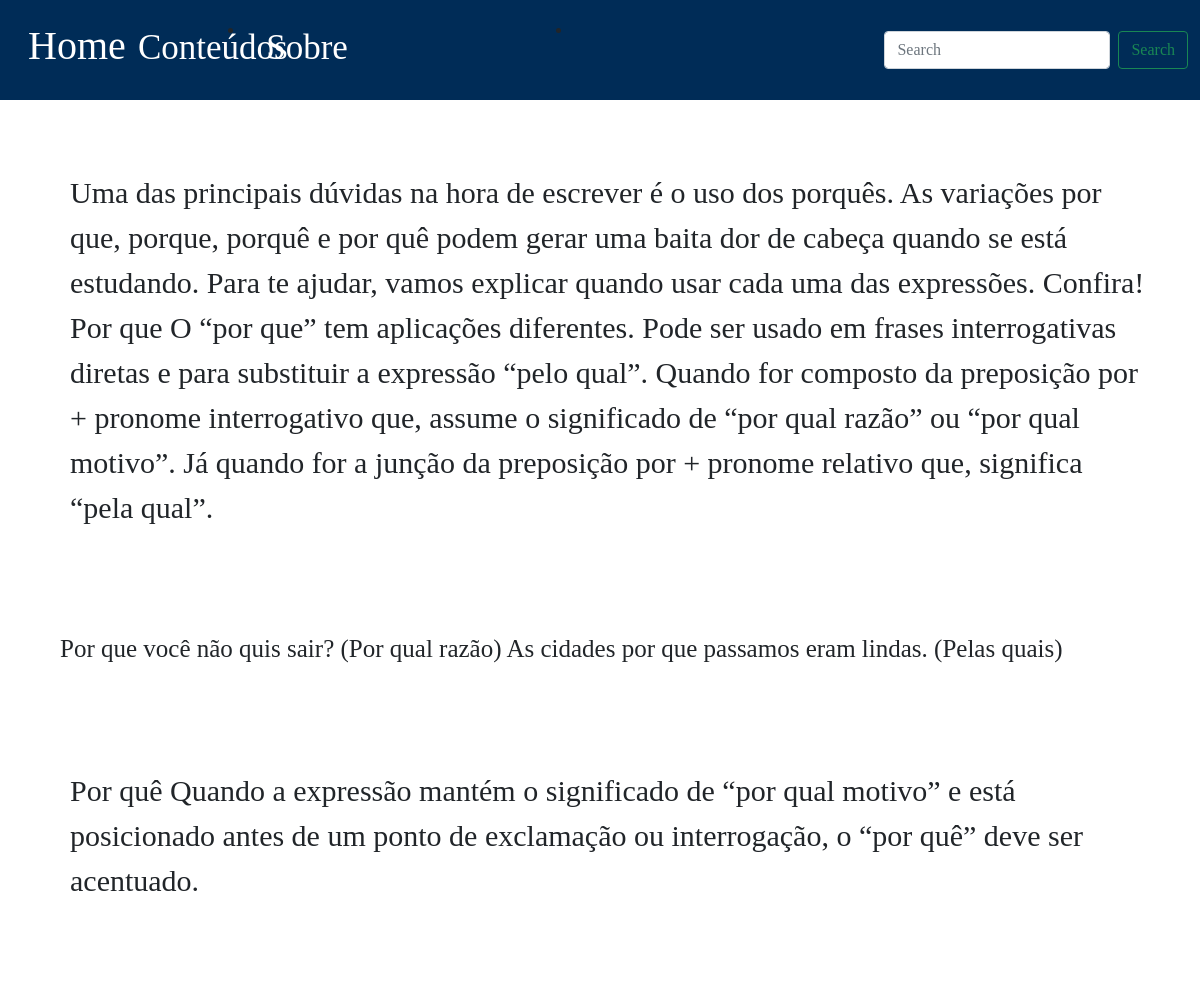
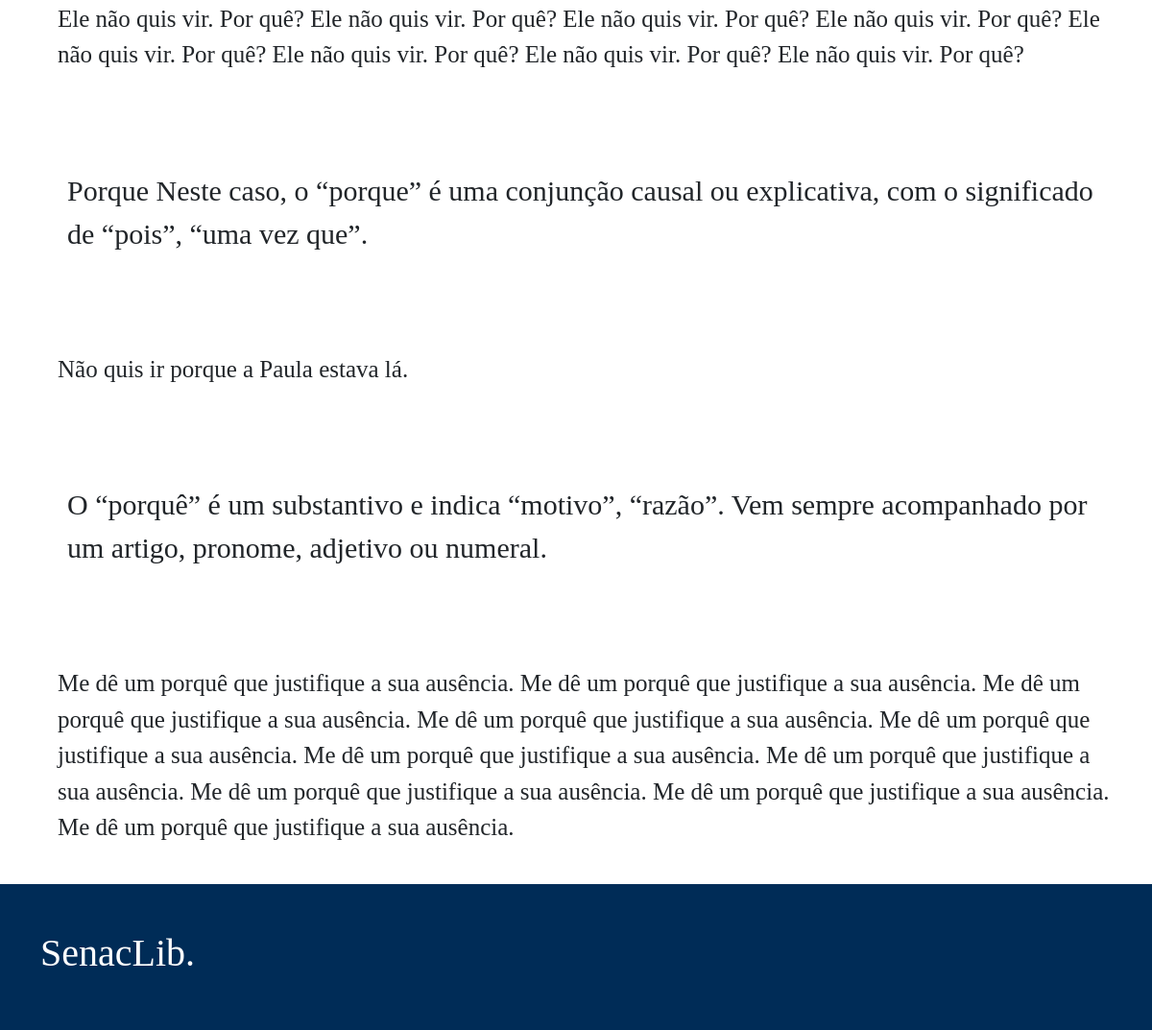
The page /conteudo.php?conteudo=2 on the database as committed earlier (2 pictures, top to bottom).
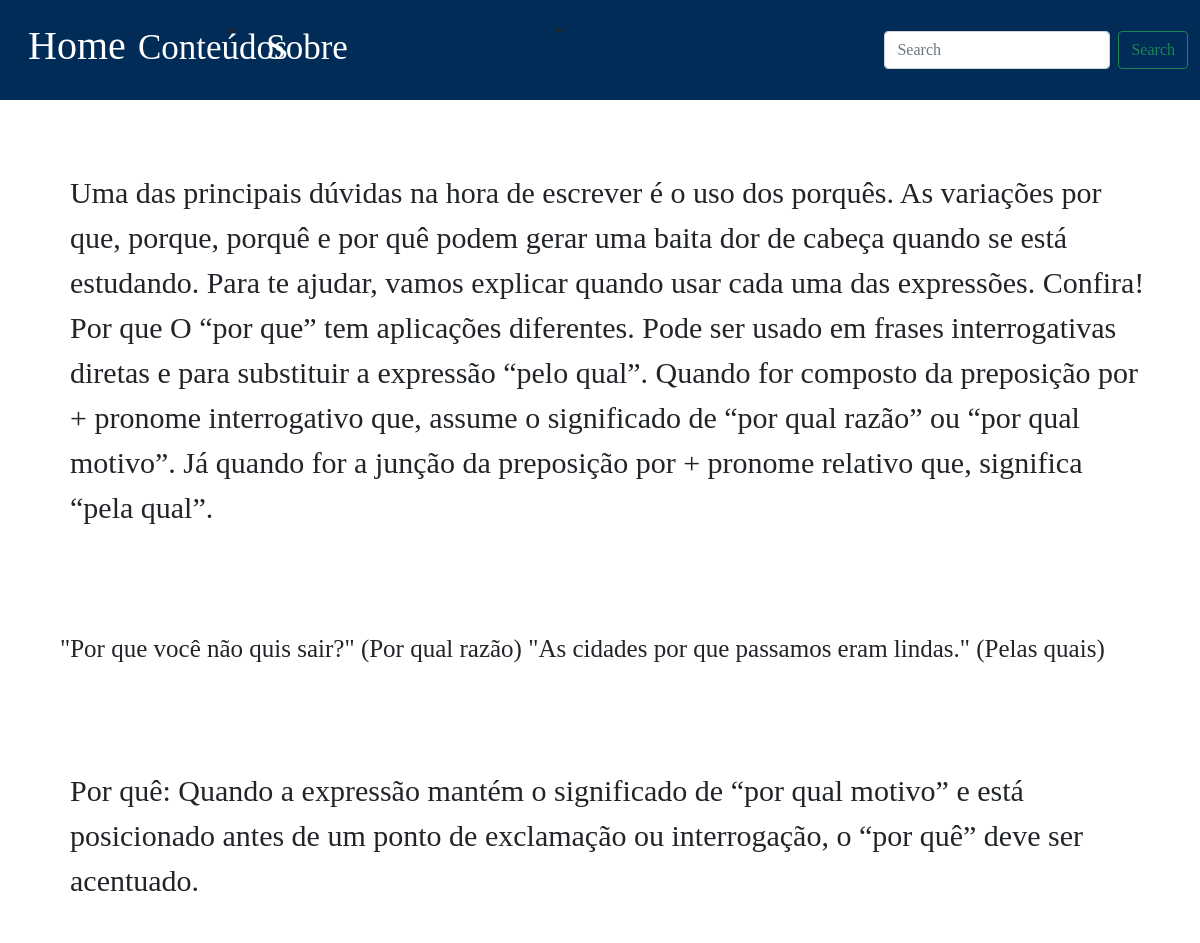
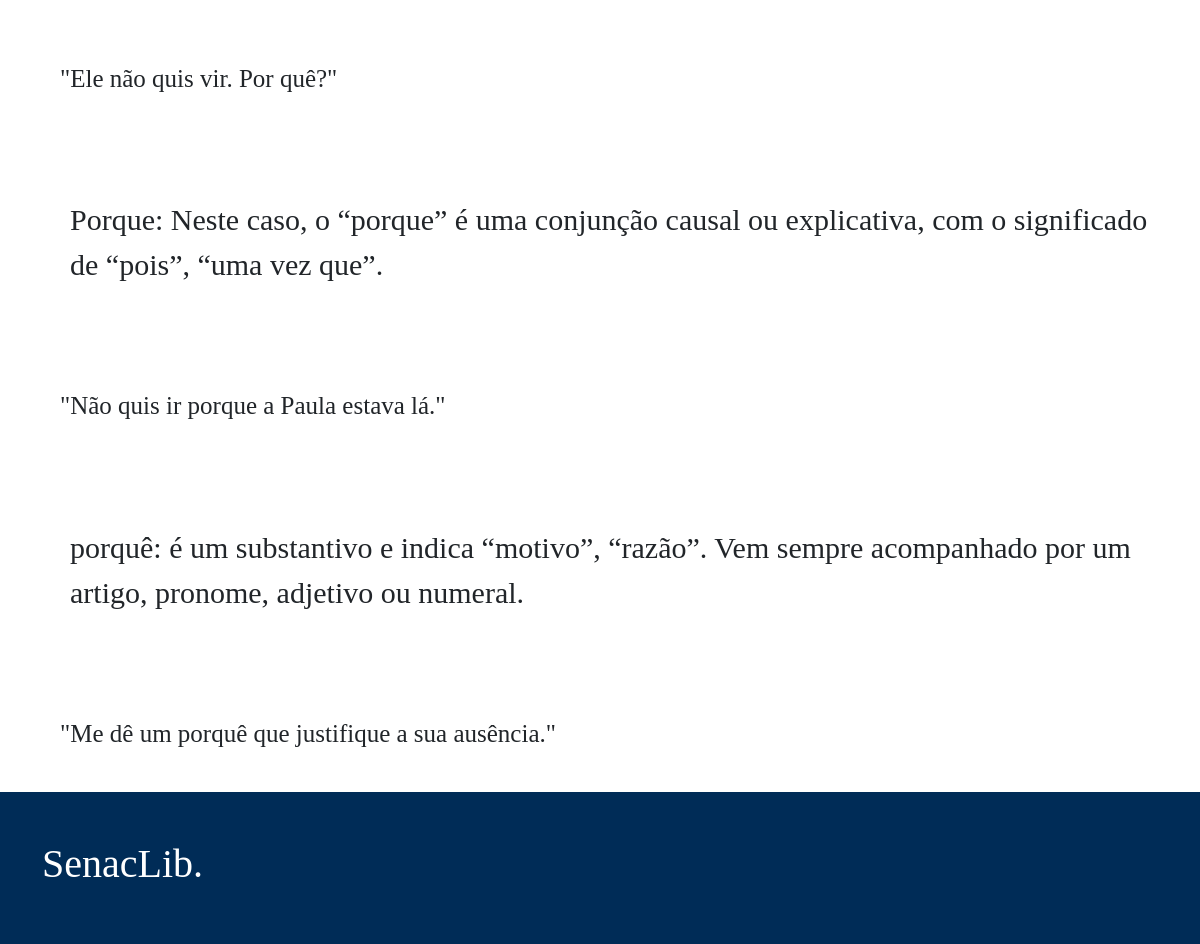
The same page on the database as committed later (2 pictures, top to bottom).
### tables this page shows
CREATE TABLE `questoes` (
  `QuestaoID` int(11) NOT NULL,
  `Explicacao` longtext DEFAULT NULL,
  `Exemplos` longtext DEFAULT NULL,
  `Conteudo_ConteudoID` int(11) NOT NULL
);

### conteudo.php (the view)
<?php
include_once 'conexao.php';
include_once 'navbar.php';?>
<main>
    <?php
    $conteudo = $_GET['conteudo'];
    $sql = "SELECT * FROM questoes WHERE Conteudo_ConteudoID = {$conteudo}";
    $result = mysqli_query($conexao, $sql);
    $dados = mysqli_fetch_all($result, MYSQLI_ASSOC);
    foreach ($dados as $key => $value) {
    ?>
        <p id="explicacao"><?php echo $value ['Explicacao']?></p>
        <p id="exemplos"><?php echo $value['Exemplos']?></p>
        <?php
    }
    ?>
</main>
<?php include_once 'footer.php';?>
</body>
</html>

### navbar.php (shortened to what this page needs)
<!doctype html>
<html lang="en">
  <head>
    <link rel="stylesheet" href="style.css">
    <link href="https://cdn.jsdelivr.net/npm/bootstrap@5.0.2/dist/css/bootstrap.min.css" rel="stylesheet">
  </head>
  <body>
<header>
    <nav class="navbar navbar-expand-lg navbar-dark d-none d-lg-block" style="z-index: 2000;">
        <div class="container-fluid">
          <a class="navbar-brand nav-link" target="_self" href="home.php">
            <h1>Home</h1>
          </a>
              <li  class="nav-item"  >
                <a class="nav-link" id="conteudosnav" target="_self" href="conteudos.php" rel="nofollow"
                  target="_blank">Conteúdos</a>
              </li>
              <li class="nav-item">
                <a class="nav-link" id="sobrenav"  href="" target="_self">Sobre</a>
              </li>
            <form class="d-flex">
                <input class="form-control me-2" name="query" type="search" placeholder="Search" aria-label="Search">
                <button class="btn btn-outline-success" type="submit" action="search.php">Search</button>
              </form>
          </div>
      </nav>
      <header>

### footer.php (shortened to what this page needs)
    <footer class="w-100 py-4 flex-shrink-0">
        <div class="container py-4">
            <div class="row gy-4 gx-5">
                <div class="col-lg-4 col-md-6">
                    <h5 class="h1 text-white">SenacLib.</h5>
</div>
            </div>
        </div>
    </footer>

### style.css (style rules this page uses)
* { font-family: 'Cormorant Infant', serif; }
.navbar { background-color: #002c57; height: 100px; }
a.nav-link { font-size:30px; margin-right: -100px; }
.navbar .nav-link#conteudosnav { font-size: 35px; margin-top: -30px ; padding: 10px; margin-left: -100px; }
.navbar .nav-link#sobrenav { font-size: 35px; margin-top: -30px; padding: 10px; margin-left: -300px; }
.navbar .nav-item { margin-right: 120px; margin: bottom 12px; margin-top: 2px; }
.navbar a { padding: 14px 16px; }
.navbar .nav-link { color: #fff !important; }
body { background: #0061c31a; width: 100%; position: sticky; height: 100px; }
a { color: inherit; text-decoration: none; transition: all 0.3s; }
.form-control { background: #212529; border-color: #545454; }
footer { background: #002c57; color:whitesmoke ; float: left; }
body, html { height: 100%; }
#explicacao { padding: 40px; margin: 10px; margin-top: 30px; margin-left: 30px; font-size: 30px; }
#exemplos { padding: 30px; margin: 10px; margin-top: 30px; margin-left: 30px; font-size: 25px; }

Rows that differ between the two databases and show on the page:
changed questoes: Exemplos "Por que você não quis sair? (Por qual razão) As cidades por que passamos eram lindas. (Pelas quais)" → "\"Por que você não quis sair?\" (Por qual razão) \"As cidades por que passamos eram lindas.\" (Pelas quais)"
changed questoes: Explicacao "Por quê Quando a expressão mantém…" → "Por quê: Quando a expressão mantém…"; Exemplos "Ele não quis vir. Por quê? Ele não quis vir. Por quê? Ele não quis vir. Por quê? Ele não quis vir. Por quê? Ele não quis vir. Por quê? Ele não quis vir. Por quê? Ele não quis vir. Por quê? Ele não quis vir. Por quê?" → "\"Ele não quis vir. Por quê?\""
changed questoes: Explicacao "Porque Neste caso, o “porque” é uma conjunção causal ou explicativa, com o significado de “pois”, “uma vez que”." → "Porque: Neste caso, o “porque” é uma conjunção causal ou explicativa, com o significado de “pois”, “uma vez que”."; Exemplos "Não quis ir porque a Paula estava lá." → "\"Não quis ir porque a Paula estava lá.\""
changed questoes: Explicacao "O “porquê” é um substantivo e indica “motivo”, “razão”. Vem sempre acompanhado por um artigo, pronome, adjetivo ou numeral." → "porquê: é um substantivo e indica “motivo”, “razão”. Vem sempre acompanhado por um artigo, pronome, adjetivo ou numeral."; Exemplos "Me dê um porquê que justifique a sua ausência. Me dê um porquê que justifique a sua ausência. Me dê um porquê que justifique a sua ausência. Me dê um porquê que justifique a sua ausência. Me dê um porquê que justifique a sua ausência. Me dê um porquê que justifique a sua ausência. Me dê um porquê que justifique a sua ausência. Me dê um porquê que justifique a sua ausência. Me dê um porquê que justifique a sua ausência. Me dê um porquê que justifique a sua ausência." → "\"Me dê um porquê que justifique a sua ausência.\""
